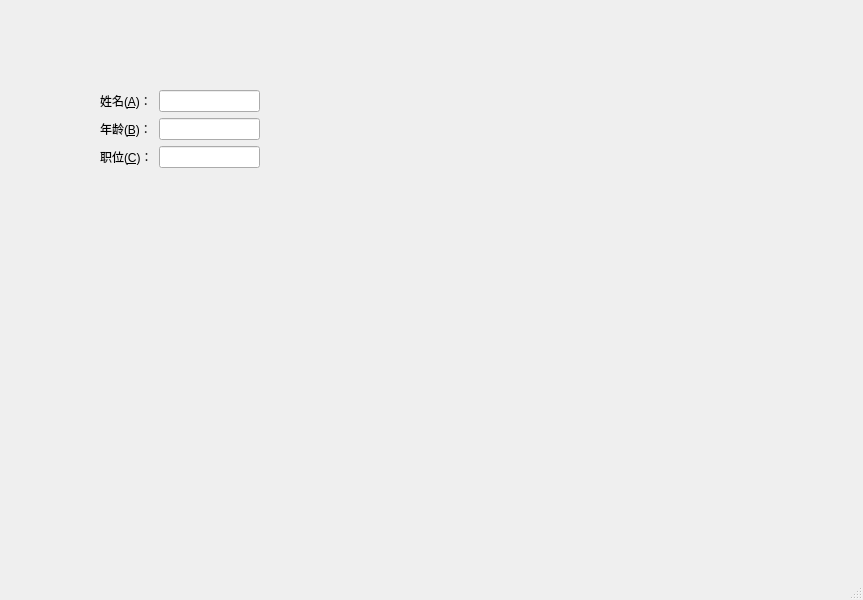
<?xml version="1.0" encoding="UTF-8"?>
<ui version="4.0">
 <class>MainWindow</class>
 <widget class="QMainWindow" name="MainWindow">
  <property name="geometry">
   <rect>
    <x>0</x>
    <y>0</y>
    <width>863</width>
    <height>600</height>
   </rect>
  </property>
  <property name="windowTitle">
   <string>MainWindow</string>
  </property>
  <widget class="QWidget" name="centralwidget">
   <widget class="QWidget" name="formLayoutWidget">
    <property name="geometry">
     <rect>
      <x>100</x>
      <y>90</y>
      <width>160</width>
      <height>98</height>
     </rect>
    </property>
    <layout class="QFormLayout" name="formLayout">
     <item row="0" column="1">
      <widget class="QLineEdit" name="lineEdit"/>
     </item>
     <item row="1" column="0">
      <widget class="QLabel" name="label_2">
       <property name="text">
        <string>年龄(&amp;B)：</string>
       </property>
       <property name="buddy">
        <cstring>lineEdit_2</cstring>
       </property>
      </widget>
     </item>
     <item row="1" column="1">
      <widget class="QLineEdit" name="lineEdit_2"/>
     </item>
     <item row="2" column="0">
      <widget class="QLabel" name="label_3">
       <property name="text">
        <string>职位(&amp;C)：</string>
       </property>
       <property name="buddy">
        <cstring>lineEdit_3</cstring>
       </property>
      </widget>
     </item>
     <item row="2" column="1">
      <widget class="QLineEdit" name="lineEdit_3"/>
     </item>
     <item row="0" column="0">
      <widget class="QLabel" name="label">
       <property name="text">
        <string>姓名(&amp;A)：</string>
       </property>
       <property name="buddy">
        <cstring>lineEdit</cstring>
       </property>
      </widget>
     </item>
    </layout>
   </widget>
  </widget>
  <widget class="QMenuBar" name="menubar">
   <property name="geometry">
    <rect>
     <x>0</x>
     <y>0</y>
     <width>863</width>
     <height>23</height>
    </rect>
   </property>
  </widget>
  <widget class="QStatusBar" name="statusbar"/>
 </widget>
 <resources/>
 <connections/>
</ui>
